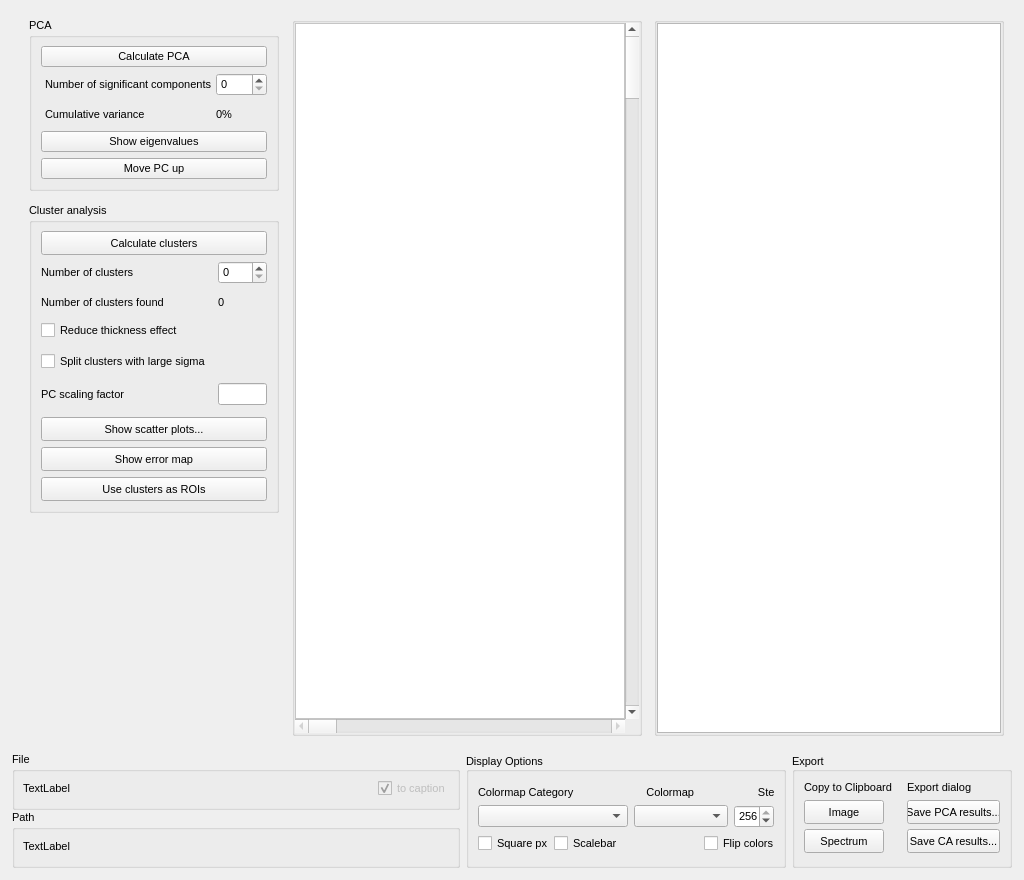
<?xml version="1.0" encoding="UTF-8"?>
<ui version="4.0">
 <class>Form</class>
 <widget class="QWidget" name="Form">
  <property name="enabled">
   <bool>true</bool>
  </property>
  <property name="geometry">
   <rect>
    <x>0</x>
    <y>0</y>
    <width>1024</width>
    <height>880</height>
   </rect>
  </property>
  <property name="sizePolicy">
   <sizepolicy hsizetype="Maximum" vsizetype="Fixed">
    <horstretch>0</horstretch>
    <verstretch>0</verstretch>
   </sizepolicy>
  </property>
  <property name="windowTitle">
   <string>Form</string>
  </property>
  <layout class="QVBoxLayout" name="verticalLayout">
   <item>
    <widget class="QFrame" name="frame">
     <property name="sizePolicy">
      <sizepolicy hsizetype="Preferred" vsizetype="MinimumExpanding">
       <horstretch>0</horstretch>
       <verstretch>0</verstretch>
      </sizepolicy>
     </property>
     <layout class="QHBoxLayout" name="horizontalLayout">
      <property name="spacing">
       <number>12</number>
      </property>
      <property name="sizeConstraint">
       <enum>QLayout::SetDefaultConstraint</enum>
      </property>
      <property name="topMargin">
       <number>6</number>
      </property>
      <item>
       <widget class="QFrame" name="verticalFrame">
        <property name="sizePolicy">
         <sizepolicy hsizetype="Maximum" vsizetype="MinimumExpanding">
          <horstretch>0</horstretch>
          <verstretch>0</verstretch>
         </sizepolicy>
        </property>
        <property name="minimumSize">
         <size>
          <width>260</width>
          <height>620</height>
         </size>
        </property>
        <property name="font">
         <font>
          <family>Ubuntu</family>
          <pointsize>8</pointsize>
         </font>
        </property>
        <layout class="QVBoxLayout" name="verticalLayout_2">
         <property name="spacing">
          <number>12</number>
         </property>
         <property name="sizeConstraint">
          <enum>QLayout::SetDefaultConstraint</enum>
         </property>
         <property name="leftMargin">
          <number>9</number>
         </property>
         <property name="topMargin">
          <number>1</number>
         </property>
         <property name="rightMargin">
          <number>1</number>
         </property>
         <property name="bottomMargin">
          <number>1</number>
         </property>
         <item>
          <widget class="QGroupBox" name="groupBox">
           <property name="sizePolicy">
            <sizepolicy hsizetype="Preferred" vsizetype="Preferred">
             <horstretch>0</horstretch>
             <verstretch>0</verstretch>
            </sizepolicy>
           </property>
           <property name="minimumSize">
            <size>
             <width>250</width>
             <height>0</height>
            </size>
           </property>
           <property name="maximumSize">
            <size>
             <width>250</width>
             <height>16777215</height>
            </size>
           </property>
           <property name="font">
            <font>
             <family>Ubuntu</family>
             <pointsize>8</pointsize>
            </font>
           </property>
           <property name="title">
            <string>PCA</string>
           </property>
           <layout class="QVBoxLayout" name="verticalLayout_5">
            <property name="spacing">
             <number>6</number>
            </property>
            <property name="sizeConstraint">
             <enum>QLayout::SetMinimumSize</enum>
            </property>
            <item>
             <widget class="QPushButton" name="button_calcpca">
              <property name="font">
               <font>
                <family>Ubuntu</family>
                <pointsize>8</pointsize>
               </font>
              </property>
              <property name="text">
               <string>Calculate PCA</string>
              </property>
             </widget>
            </item>
            <item>
             <layout class="QGridLayout" name="gridLayout_4">
              <property name="leftMargin">
               <number>4</number>
              </property>
              <property name="bottomMargin">
               <number>4</number>
              </property>
              <property name="horizontalSpacing">
               <number>4</number>
              </property>
              <property name="verticalSpacing">
               <number>12</number>
              </property>
              <item row="0" column="1">
               <widget class="QSpinBox" name="npcaspin"/>
              </item>
              <item row="0" column="0">
               <widget class="QLabel" name="label_4">
                <property name="text">
                 <string>Number of significant components</string>
                </property>
               </widget>
              </item>
              <item row="1" column="0">
               <widget class="QLabel" name="label_5">
                <property name="text">
                 <string>Cumulative variance</string>
                </property>
               </widget>
              </item>
              <item row="1" column="1">
               <widget class="QLabel" name="vartc">
                <property name="text">
                 <string>0%</string>
                </property>
               </widget>
              </item>
             </layout>
            </item>
            <item>
              <widget class="QPushButton" name="button_toggle_pca_plot">
               <property name="text">
                <string>Show eigenvalues</string>
               </property>
               <property name="checkable">
                <bool>true</bool>
               </property>
              </widget>
             </item>
             <item>
             <widget class="QPushButton" name="button_movepcup">
              <property name="text">
               <string>Move PC up</string>
              </property>
             </widget>
            </item>
           </layout>
          </widget>
         </item>
         <item>
          <widget class="QGroupBox" name="groupBox_3">
           <property name="sizePolicy">
            <sizepolicy hsizetype="Preferred" vsizetype="Preferred">
             <horstretch>0</horstretch>
             <verstretch>0</verstretch>
            </sizepolicy>
           </property>
           <property name="minimumSize">
            <size>
             <width>250</width>
             <height>0</height>
            </size>
           </property>
           <property name="maximumSize">
            <size>
             <width>250</width>
             <height>16777215</height>
            </size>
           </property>
           <property name="font">
            <font>
             <family>Ubuntu</family>
             <pointsize>8</pointsize>
            </font>
           </property>
           <property name="title">
            <string>Cluster analysis</string>
           </property>
           <layout class="QVBoxLayout" name="verticalLayout_6">
            <property name="spacing">
             <number>6</number>
            </property>
            <property name="sizeConstraint">
             <enum>QLayout::SetMinimumSize</enum>
            </property>
            <item>
             <widget class="QPushButton" name="button_calcca">
              <property name="sizePolicy">
               <sizepolicy hsizetype="Minimum" vsizetype="Fixed">
                <horstretch>0</horstretch>
                <verstretch>0</verstretch>
               </sizepolicy>
              </property>
              <property name="minimumSize">
               <size>
                <width>0</width>
                <height>24</height>
               </size>
              </property>
              <property name="font">
               <font>
                <family>Ubuntu</family>
                <pointsize>8</pointsize>
               </font>
              </property>
              <property name="text">
               <string>Calculate clusters</string>
              </property>
             </widget>
            </item>
            <item>
             <layout class="QGridLayout" name="gridLayout_5">
              <property name="bottomMargin">
               <number>6</number>
              </property>
              <property name="verticalSpacing">
               <number>12</number>
              </property>
              <item row="2" column="0">
               <widget class="QCheckBox" name="remove1stpcacb">
                <property name="text">
                 <string>Reduce thickness effect</string>
                </property>
               </widget>
              </item>
              <item row="1" column="1">
               <widget class="QLabel" name="ntc_clusters_found">
                <property name="text">
                 <string>0</string>
                </property>
               </widget>
              </item>
              <item row="3" column="0">
               <widget class="QCheckBox" name="cb_splitclusters">
                <property name="text">
                 <string>Split clusters with large sigma</string>
                </property>
               </widget>
              </item>
              <item row="0" column="1">
               <widget class="QSpinBox" name="nclusterspin"/>
              </item>
              <item row="1" column="0">
               <widget class="QLabel" name="label_8">
                <property name="text">
                 <string>Number of clusters found</string>
                </property>
               </widget>
              </item>
              <item row="0" column="0">
               <widget class="QLabel" name="label_7">
                <property name="text">
                 <string>Number of clusters</string>
                </property>
               </widget>
              </item>
              <item row="4" column="0">
               <widget class="QLabel" name="ntc_pcscaling">
                <property name="text">
                 <string>PC scaling factor</string>
                </property>
               </widget>
              </item>
              <item row="4" column="1">
               <widget class="QLineEdit" name="ntc_pcscaling_2"/>
              </item>
             </layout>
            </item>
            <item>
             <widget class="QPushButton" name="button_scatterplots">
              <property name="minimumSize">
               <size>
                <width>0</width>
                <height>24</height>
               </size>
              </property>
              <property name="text">
               <string>Show scatter plots...</string>
              </property>
             </widget>
            </item>
            <item>
             <widget class="QPushButton" name="button_errormap">
              <property name="minimumSize">
               <size>
                <width>0</width>
                <height>24</height>
               </size>
              </property>
              <property name="text">
               <string>Show error map</string>
              </property>
             </widget>
            </item>
            <item>
             <widget class="QPushButton" name="button_send_clusters_to_prep">
              <property name="minimumSize">
               <size>
                <width>0</width>
                <height>24</height>
               </size>
              </property>
              <property name="text">
               <string>Use clusters as ROIs</string>
              </property>
             </widget>
            </item>
           </layout>
          </widget>
         </item>
         <item>
          <spacer name="verticalSpacer">
           <property name="orientation">
            <enum>Qt::Vertical</enum>
           </property>
           <property name="sizeType">
            <enum>QSizePolicy::MinimumExpanding</enum>
           </property>
           <property name="sizeHint" stdset="0">
            <size>
             <width>20</width>
             <height>0</height>
            </size>
           </property>
          </spacer>
         </item>
        </layout>
       </widget>
      </item>
      <item>
       <widget class="QGroupBox" name="tc_imageeng">
        <property name="sizePolicy">
         <sizepolicy hsizetype="Preferred" vsizetype="Preferred">
          <horstretch>0</horstretch>
          <verstretch>0</verstretch>
         </sizepolicy>
        </property>
        <property name="font">
         <font>
          <family>Ubuntu</family>
          <pointsize>8</pointsize>
         </font>
        </property>
        <property name="title">
         <string></string>
        </property>
        <layout class="QHBoxLayout" name="horizontalLayout_3">
         <property name="spacing">
          <number>0</number>
         </property>
         <property name="sizeConstraint">
          <enum>QLayout::SetMaximumSize</enum>
         </property>
         <property name="leftMargin">
          <number>0</number>
         </property>
         <property name="topMargin">
          <number>0</number>
         </property>
         <property name="rightMargin">
          <number>0</number>
         </property>
         <property name="bottomMargin">
          <number>0</number>
         </property>
         <item>
          <layout class="QGridLayout" name="gridLayout_2" columnstretch="0,0">
           <property name="sizeConstraint">
            <enum>QLayout::SetDefaultConstraint</enum>
           </property>
           <property name="leftMargin">
            <number>0</number>
           </property>
           <property name="rightMargin">
            <number>0</number>
           </property>
           <property name="spacing">
            <number>0</number>
           </property>
           <item row="1" column="0">
            <widget class="QScrollBar" name="slider_theta">
             <property name="enabled">
              <bool>false</bool>
             </property>
             <property name="font">
              <font>
               <family>Ubuntu</family>
               <pointsize>8</pointsize>
              </font>
             </property>
             <property name="orientation">
              <enum>Qt::Horizontal</enum>
             </property>
            </widget>
           </item>
           <item row="0" column="0">
            <widget class="GraphicsLayoutWidget" name="canvas">
             <property name="sizePolicy">
              <sizepolicy hsizetype="Expanding" vsizetype="MinimumExpanding">
               <horstretch>0</horstretch>
               <verstretch>0</verstretch>
              </sizepolicy>
             </property>
             <property name="font">
              <font>
               <family>Ubuntu</family>
               <pointsize>8</pointsize>
              </font>
             </property>
             <property name="styleSheet">
              <string notr="true">background: white</string>
             </property>
            </widget>
           </item>
           <item row="0" column="1">
            <widget class="QScrollBar" name="slider_cl">
             <property name="sizePolicy">
              <sizepolicy hsizetype="Fixed" vsizetype="Minimum">
               <horstretch>0</horstretch>
               <verstretch>0</verstretch>
              </sizepolicy>
             </property>
             <property name="minimumSize">
              <size>
               <width>0</width>
               <height>0</height>
              </size>
             </property>
             <property name="baseSize">
              <size>
               <width>0</width>
               <height>0</height>
              </size>
             </property>
             <property name="font">
              <font>
               <family>Ubuntu</family>
               <pointsize>8</pointsize>
               <kerning>false</kerning>
              </font>
             </property>
             <property name="orientation">
              <enum>Qt::Vertical</enum>
             </property>
             <property name="invertedAppearance">
              <bool>false</bool>
             </property>
            </widget>
           </item>
          </layout>
         </item>
        </layout>
       </widget>
      </item>
      <item>
       <widget class="QGroupBox" name="groupBox_6">
        <property name="sizePolicy">
         <sizepolicy hsizetype="Preferred" vsizetype="Preferred">
          <horstretch>0</horstretch>
          <verstretch>0</verstretch>
         </sizepolicy>
        </property>
        <property name="font">
         <font>
          <family>Ubuntu</family>
          <pointsize>8</pointsize>
         </font>
        </property>
        <property name="title">
         <string></string>
        </property>
        <layout class="QHBoxLayout" name="horizontalLayout_5">
         <property name="spacing">
          <number>0</number>
         </property>
         <property name="leftMargin">
          <number>0</number>
         </property>
         <property name="topMargin">
          <number>0</number>
         </property>
         <property name="rightMargin">
          <number>0</number>
         </property>
         <property name="bottomMargin">
          <number>0</number>
         </property>
         <item>
          <widget class="QStackedWidget" name="pca_plot_stack">
           <property name="currentIndex">
            <number>0</number>
           </property>
           <widget class="QWidget" name="pca_spectrum_page">
            <layout class="QHBoxLayout" name="horizontalLayout_10">
             <property name="spacing">
              <number>0</number>
             </property>
             <property name="leftMargin">
              <number>0</number>
             </property>
             <property name="topMargin">
              <number>0</number>
             </property>
             <property name="rightMargin">
              <number>0</number>
             </property>
             <property name="bottomMargin">
              <number>0</number>
             </property>
             <item>
              <widget class="PlotWidget" name="spectrum_plotwidget">
               <property name="sizePolicy">
                <sizepolicy hsizetype="Expanding" vsizetype="MinimumExpanding">
                 <horstretch>0</horstretch>
                 <verstretch>0</verstretch>
                </sizepolicy>
               </property>
              </widget>
             </item>
            </layout>
           </widget>
           <widget class="QWidget" name="pca_eigenvalues_page">
            <layout class="QHBoxLayout" name="horizontalLayout_11">
             <property name="spacing">
              <number>0</number>
             </property>
             <property name="leftMargin">
              <number>0</number>
             </property>
             <property name="topMargin">
              <number>0</number>
             </property>
             <property name="rightMargin">
              <number>0</number>
             </property>
             <property name="bottomMargin">
              <number>0</number>
             </property>
             <item>
              <widget class="PlotWidget" name="pca_eigenvals_plotwidget">
               <property name="sizePolicy">
                <sizepolicy hsizetype="Expanding" vsizetype="MinimumExpanding">
                 <horstretch>0</horstretch>
                 <verstretch>0</verstretch>
                </sizepolicy>
               </property>
              </widget>
             </item>
            </layout>
           </widget>
          </widget>
         </item>
        </layout>
       </widget>
      </item>
     </layout>
    </widget>
   </item>
   <item>
    <widget class="QFrame" name="frame">
     <property name="sizePolicy">
      <sizepolicy hsizetype="Preferred" vsizetype="Maximum">
       <horstretch>0</horstretch>
       <verstretch>0</verstretch>
      </sizepolicy>
     </property>
     <layout class="QHBoxLayout" name="horizontalLayout_9">
      <property name="spacing">
       <number>6</number>
      </property>
      <property name="sizeConstraint">
       <enum>QLayout::SetDefaultConstraint</enum>
      </property>
      <property name="leftMargin">
       <number>1</number>
      </property>
      <property name="topMargin">
       <number>1</number>
      </property>
      <property name="rightMargin">
       <number>1</number>
      </property>
      <property name="bottomMargin">
       <number>1</number>
      </property>
      <item>
       <layout class="QVBoxLayout" name="verticalLayout_3">
        <property name="spacing">
         <number>0</number>
        </property>
        <property name="leftMargin">
         <number>0</number>
        </property>
        <property name="rightMargin">
         <number>0</number>
        </property>
        <item>
         <widget class="QGroupBox" name="groupBox_5">
          <property name="sizePolicy">
           <sizepolicy hsizetype="MinimumExpanding" vsizetype="Maximum">
            <horstretch>0</horstretch>
            <verstretch>0</verstretch>
           </sizepolicy>
          </property>
          <property name="maximumSize">
           <size>
            <width>16777215</width>
            <height>70</height>
           </size>
          </property>
          <property name="font">
           <font>
            <family>Ubuntu</family>
            <pointsize>8</pointsize>
           </font>
          </property>
          <property name="title">
           <string>File</string>
          </property>
          <layout class="QVBoxLayout" name="verticalLayout_10">
           <property name="spacing">
            <number>0</number>
           </property>
           <property name="leftMargin">
            <number>8</number>
           </property>
           <property name="topMargin">
            <number>0</number>
           </property>
           <property name="rightMargin">
            <number>6</number>
           </property>
           <property name="bottomMargin">
            <number>0</number>
           </property>
           <item>
            <layout class="QHBoxLayout" name="horizontalLayout_7">
             <property name="spacing">
              <number>0</number>
             </property>
             <item>
              <widget class="QLabel" name="tc_file">
               <property name="font">
                <font>
                 <family>Ubuntu</family>
                 <pointsize>8</pointsize>
                </font>
               </property>
               <property name="cursor">
                <cursorShape>IBeamCursor</cursorShape>
               </property>
               <property name="text">
                <string>TextLabel</string>
               </property>
               <property name="textInteractionFlags">
                <set>Qt::TextSelectableByKeyboard|Qt::TextSelectableByMouse</set>
               </property>
              </widget>
             </item>
             <item>
              <spacer name="horizontalSpacer_3">
               <property name="orientation">
                <enum>Qt::Horizontal</enum>
               </property>
               <property name="sizeHint" stdset="0">
                <size>
                 <width>40</width>
                 <height>20</height>
                </size>
               </property>
              </spacer>
             </item>
             <item>
              <widget class="QCheckBox" name="FnOverlayCheckBox">
               <property name="enabled">
                <bool>false</bool>
               </property>
               <property name="text">
                <string>to caption</string>
               </property>
               <property name="checked">
                <bool>true</bool>
               </property>
              </widget>
             </item>
            </layout>
           </item>
          </layout>
         </widget>
        </item>
        <item>
         <widget class="QGroupBox" name="groupBox_9">
          <property name="sizePolicy">
           <sizepolicy hsizetype="MinimumExpanding" vsizetype="Maximum">
            <horstretch>0</horstretch>
            <verstretch>0</verstretch>
           </sizepolicy>
          </property>
          <property name="maximumSize">
           <size>
            <width>16777215</width>
            <height>70</height>
           </size>
          </property>
          <property name="font">
           <font>
            <family>Ubuntu</family>
            <pointsize>8</pointsize>
           </font>
          </property>
          <property name="title">
           <string>Path</string>
          </property>
          <layout class="QVBoxLayout" name="verticalLayout_11">
           <property name="spacing">
            <number>0</number>
           </property>
           <property name="leftMargin">
            <number>8</number>
           </property>
           <property name="topMargin">
            <number>0</number>
           </property>
           <property name="rightMargin">
            <number>6</number>
           </property>
           <property name="bottomMargin">
            <number>0</number>
           </property>
           <item>
            <widget class="QLabel" name="tc_path">
             <property name="enabled">
              <bool>true</bool>
             </property>
             <property name="minimumSize">
              <size>
               <width>0</width>
               <height>25</height>
              </size>
             </property>
             <property name="font">
              <font>
               <family>Ubuntu</family>
               <pointsize>8</pointsize>
              </font>
             </property>
             <property name="cursor">
              <cursorShape>IBeamCursor</cursorShape>
             </property>
             <property name="text">
              <string>TextLabel</string>
             </property>
             <property name="textInteractionFlags">
              <set>Qt::TextSelectableByKeyboard|Qt::TextSelectableByMouse</set>
             </property>
            </widget>
           </item>
          </layout>
         </widget>
        </item>
       </layout>
      </item>
      <item>
       <widget class="QGroupBox" name="DisplayOptions">
        <property name="sizePolicy">
         <sizepolicy hsizetype="MinimumExpanding" vsizetype="Maximum">
          <horstretch>0</horstretch>
          <verstretch>0</verstretch>
         </sizepolicy>
        </property>
        <property name="minimumSize">
         <size>
          <width>320</width>
          <height>0</height>
         </size>
        </property>
        <property name="maximumSize">
         <size>
          <width>320</width>
          <height>116</height>
         </size>
        </property>
        <property name="font">
         <font>
          <family>Ubuntu</family>
          <pointsize>8</pointsize>
         </font>
        </property>
        <property name="title">
         <string>Display Options</string>
        </property>
        <property name="alignment">
         <set>Qt::AlignBottom|Qt::AlignLeading|Qt::AlignLeft</set>
        </property>
        <layout class="QHBoxLayout" name="horizontalLayout_8" stretch="0">
         <property name="topMargin">
          <number>9</number>
         </property>
         <property name="bottomMargin">
          <number>9</number>
         </property>
         <item>
          <layout class="QVBoxLayout" name="verticalLayout_9">
           <property name="spacing">
            <number>0</number>
           </property>
           <property name="topMargin">
            <number>0</number>
           </property>
           <item>
            <widget class="QLabel" name="label">
             <property name="minimumSize">
              <size>
               <width>0</width>
               <height>23</height>
              </size>
             </property>
             <property name="maximumSize">
              <size>
               <width>16777215</width>
               <height>23</height>
              </size>
             </property>
             <property name="font">
              <font>
               <family>Ubuntu</family>
               <pointsize>8</pointsize>
              </font>
             </property>
             <property name="text">
              <string>Colormap Category                        Colormap                     Steps</string>
             </property>
            </widget>
           </item>
           <item>
            <layout class="QHBoxLayout" name="horizontalLayout_4">
             <property name="spacing">
              <number>6</number>
             </property>
             <item>
              <widget class="QComboBox" name="CMCatBox">
               <property name="sizePolicy">
                <sizepolicy hsizetype="Preferred" vsizetype="Fixed">
                 <horstretch>0</horstretch>
                 <verstretch>0</verstretch>
                </sizepolicy>
               </property>
               <property name="minimumSize">
                <size>
                 <width>150</width>
                 <height>0</height>
                </size>
               </property>
               <property name="maximumSize">
                <size>
                 <width>150</width>
                 <height>16777215</height>
                </size>
               </property>
               <property name="font">
                <font>
                 <family>Ubuntu</family>
                 <pointsize>8</pointsize>
                </font>
               </property>
              </widget>
             </item>
             <item>
              <widget class="QComboBox" name="CMMapBox">
               <property name="font">
                <font>
                 <family>Ubuntu</family>
                 <pointsize>8</pointsize>
                </font>
               </property>
              </widget>
             </item>
             <item>
              <widget class="QSpinBox" name="StepSpin">
               <property name="maximumSize">
                <size>
                 <width>40</width>
                 <height>16777215</height>
                </size>
               </property>
               <property name="font">
                <font>
                 <family>Ubuntu</family>
                 <pointsize>8</pointsize>
                </font>
               </property>
               <property name="minimum">
                <number>2</number>
               </property>
               <property name="maximum">
                <number>256</number>
               </property>
               <property name="value">
                <number>256</number>
               </property>
               <property name="displayIntegerBase">
                <number>10</number>
               </property>
              </widget>
             </item>
            </layout>
           </item>
           <item>
            <layout class="QHBoxLayout" name="horizontalLayout_6" stretch="1,0,0,0">
             <property name="spacing">
              <number>6</number>
             </property>
             <property name="topMargin">
              <number>5</number>
             </property>
             <item>
              <widget class="QCheckBox" name="SquarePxCheckBox">
               <property name="minimumSize">
                <size>
                 <width>70</width>
                 <height>0</height>
                </size>
               </property>
               <property name="maximumSize">
                <size>
                 <width>70</width>
                 <height>16777215</height>
                </size>
               </property>
               <property name="font">
                <font>
                 <family>Ubuntu</family>
                 <pointsize>8</pointsize>
                </font>
               </property>
               <property name="autoFillBackground">
                <bool>false</bool>
               </property>
               <property name="text">
                <string>Square px</string>
               </property>
               <property name="checkable">
                <bool>true</bool>
               </property>
               <property name="checked">
                <bool>false</bool>
               </property>
               <property name="autoRepeat">
                <bool>false</bool>
               </property>
               <property name="autoExclusive">
                <bool>false</bool>
               </property>
               <property name="tristate">
                <bool>false</bool>
               </property>
              </widget>
             </item>
             <item>
              <widget class="QCheckBox" name="ScalebarCheckBox">
               <property name="minimumSize">
                <size>
                 <width>70</width>
                 <height>0</height>
                </size>
               </property>
               <property name="maximumSize">
                <size>
                 <width>70</width>
                 <height>16777215</height>
                </size>
               </property>
               <property name="text">
                <string>Scalebar</string>
               </property>
              </widget>
             </item>
             <item>
              <spacer name="horizontalSpacer">
               <property name="font">
                <font>
                 <family>Ubuntu</family>
                 <pointsize>8</pointsize>
                </font>
               </property>
               <property name="orientation">
                <enum>Qt::Horizontal</enum>
               </property>
               <property name="sizeHint" stdset="0">
                <size>
                 <width>40</width>
                 <height>20</height>
                </size>
               </property>
              </spacer>
             </item>
             <item>
              <widget class="QCheckBox" name="ColorFlipCheckBox">
               <property name="minimumSize">
                <size>
                 <width>70</width>
                 <height>0</height>
                </size>
               </property>
               <property name="maximumSize">
                <size>
                 <width>70</width>
                 <height>16777215</height>
                </size>
               </property>
               <property name="text">
                <string>Flip colors</string>
               </property>
              </widget>
             </item>
            </layout>
           </item>
          </layout>
         </item>
        </layout>
       </widget>
      </item>
      <item>
       <widget class="QGroupBox" name="groupBox_2">
        <property name="sizePolicy">
         <sizepolicy hsizetype="MinimumExpanding" vsizetype="Preferred">
          <horstretch>0</horstretch>
          <verstretch>0</verstretch>
         </sizepolicy>
        </property>
          <property name="minimumSize">
           <size>
            <width>220</width>
            <height>116</height>
           </size>
          </property>
          <property name="maximumSize">
           <size>
            <width>220</width>
            <height>116</height>
           </size>
          </property>
        <property name="font">
         <font>
          <family>Ubuntu</family>
          <pointsize>8</pointsize>
         </font>
        </property>
        <property name="title">
         <string>Export</string>
        </property>
        <property name="alignment">
         <set>Qt::AlignBottom|Qt::AlignLeading|Qt::AlignLeft</set>
        </property>
        <layout class="QVBoxLayout" name="verticalLayout_7">
         <property name="spacing">
          <number>6</number>
         </property>
         <property name="leftMargin">
          <number>9</number>
         </property>
         <property name="topMargin">
          <number>9</number>
         </property>
         <property name="rightMargin">
          <number>9</number>
         </property>
         <property name="bottomMargin">
          <number>9</number>
         </property>
         <item>
          <layout class="QGridLayout" name="gridLayout" rowstretch="0,0,0" columnstretch="0,0">
           <property name="sizeConstraint">
            <enum>QLayout::SetDefaultConstraint</enum>
           </property>
           <property name="leftMargin">
            <number>0</number>
           </property>
           <property name="horizontalSpacing">
            <number>15</number>
           </property>
           <property name="verticalSpacing">
            <number>5</number>
           </property>
            <item row="1" column="1">
             <widget class="QPushButton" name="button_savepca">
              <property name="minimumSize">
               <size>
                <width>0</width>
                <height>24</height>
               </size>
              </property>
              <property name="text">
               <string>Save PCA results...</string>
              </property>
             </widget>
            </item>
           <item row="1" column="0">
            <widget class="QPushButton" name="pb_copy_img">
             <property name="enabled">
              <bool>true</bool>
             </property>
             <property name="sizePolicy">
              <sizepolicy hsizetype="Maximum" vsizetype="Maximum">
               <horstretch>0</horstretch>
               <verstretch>0</verstretch>
              </sizepolicy>
             </property>
             <property name="minimumSize">
              <size>
               <width>0</width>
               <height>24</height>
              </size>
             </property>
             <property name="text">
              <string>Image</string>
             </property>
             <property name="checkable">
              <bool>false</bool>
             </property>
            </widget>
           </item>
           <item row="0" column="0">
            <widget class="QLabel" name="label_2">
             <property name="sizePolicy">
              <sizepolicy hsizetype="Maximum" vsizetype="Maximum">
               <horstretch>0</horstretch>
               <verstretch>0</verstretch>
              </sizepolicy>
             </property>
             <property name="minimumSize">
              <size>
               <width>0</width>
               <height>15</height>
              </size>
             </property>
             <property name="text">
              <string>Copy to Clipboard</string>
             </property>
             <property name="alignment">
              <set>Qt::AlignLeading|Qt::AlignLeft|Qt::AlignVCenter</set>
             </property>
            </widget>
           </item>
            <item row="0" column="1">
             <widget class="QLabel" name="label_3">
              <property name="text">
               <string>Export dialog</string>
              </property>
             </widget>
            </item>
            <item row="2" column="0">
             <widget class="QPushButton" name="pb_copy_specimg">
              <property name="enabled">
               <bool>true</bool>
              </property>
              <property name="sizePolicy">
               <sizepolicy hsizetype="Maximum" vsizetype="Maximum">
                <horstretch>0</horstretch>
                <verstretch>0</verstretch>
               </sizepolicy>
              </property>
              <property name="minimumSize">
               <size>
                <width>0</width>
                <height>24</height>
               </size>
              </property>
              <property name="text">
               <string>Spectrum</string>
              </property>
             </widget>
            </item>
            <item row="2" column="1">
             <widget class="QPushButton" name="button_savecluster">
              <property name="minimumSize">
               <size>
                <width>0</width>
                <height>24</height>
               </size>
              </property>
              <property name="text">
               <string>Save CA results...</string>
              </property>
             </widget>
            </item>
          </layout>
         </item>
         <item>
          <spacer name="verticalSpacer_2">
           <property name="orientation">
            <enum>Qt::Vertical</enum>
           </property>
           <property name="sizeHint" stdset="0">
            <size>
             <width>20</width>
             <height>40</height>
            </size>
           </property>
          </spacer>
         </item>
        </layout>
       </widget>
      </item>
     </layout>
    </widget>
   </item>
  </layout>
 </widget>
 <customwidgets>
  <customwidget>
   <class>GraphicsLayoutWidget</class>
   <extends>QGraphicsView</extends>
   <header location="global">pyqtgraph</header>
  </customwidget>
  <customwidget>
   <class>PlotWidget</class>
   <extends>QGraphicsView</extends>
   <header location="global">pyqtgraph</header>
  </customwidget>
 </customwidgets>
 <resources/>
 <connections/>
</ui>
